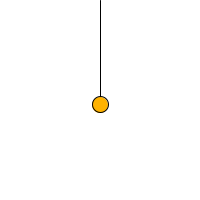
Frame 1 (no input)
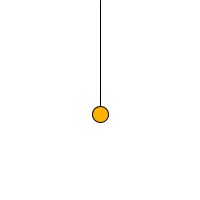
Frame 60 (the mouse pressed at the canvas centre just before this capture)
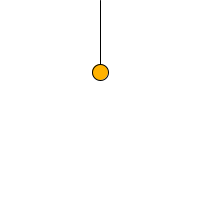
Frame 120 (the mouse held since frame 60 and released just before this capture)

The Processing sketch that drew these frames (run headless with seeded random() and noise(); from frame 60 on, the mouse is pressed at the canvas centre):

// Processing sketch: example_13_06_oscillation
// ── example_13_06_oscillation.pde
Oscillation oscillation;

void setup() {
    size(200, 200);
    oscillation = new Oscillation(0);
}

void draw() {
    background(255);
    oscillation.oscillate();
    oscillation.display();
}

// ── Oscillation.pde
class Oscillation {
float theta;


Oscillation(float thetatemp) {
  theta = thetatemp;
}

void oscillate()  {
        // With each cycle,
        // increment theta
        theta += 0.05;
}

void display() {
        float x = map(sin(theta), -1, 1, 0, 200);
        // Draw the ellipse at the
        // value produced by sine
        color c = color(255,178,0);
        fill(c);
        stroke(0);
        line(width/2, x, width/2, 0);
        ellipse(height/2, x, 16, 16);
}
}
